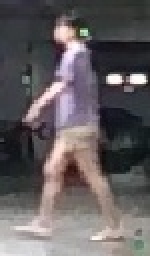
#> input picture Siltest/10ORG.jpg, 75 x 128 px (shown 2 times larger)
$ python silextract_test2.py
#> lines starting #> are read from the running program, lines starting #| are printed output that depends on the picture; after the words box and inside, x2 and y2 are one past the last pixel; in counts of white or black regions, pixels touching at a corner belong together
from sklearn.cluster import MiniBatchKMeans  #提升聚类速度
from imfillCanny import IMFILL
import numpy as np
import cv2
import time

class SILEXTRACT(object):
    def __init__(self,BGin,BGout):
        self.BGin = BGin
        self.BGout = BGout
        self.H = 128
        self.W = 88
        self.conv_kernel3 = cv2.getStructuringElement(cv2.MORPH_RECT, (3, 3))

    def uniformIMG(self,img):
        Oh = img.shape[0]
        Ow = img.shape[1]
        # 调用cv2.resize 函数 resize 图片
        _w = int(Ow * self.H/Oh)
        # 最近邻插值可以有效防范边缘模糊
        new_img = cv2.resize(img, (_w, self.H), interpolation=cv2.INTER_NEAREST)

        return _w, self.H, new_img

    def prepareIMG(self,gray_img,KNNimg, seg_img):
        org_shape0 = KNNimg.shape[0]
        org_shape1 = KNNimg.shape[1]

        # 处理实例分割图像 若为两轮廓则去掉外侧轮廓
        _, seg_img = cv2.threshold(seg_img, 127, 255, cv2.THRESH_BINARY)

        img = cv2.erode(seg_img, self.conv_kernel3)  # 腐蚀
        SEGimgin = self.RESERVE_MAX_CONTOUR(img)
        SEGimgin = SEGimgin/255

        img = cv2.dilate(SEGimgin*255, self.conv_kernel3)  # 膨胀
        SEGimgout = self.RESERVE_MAX_CONTOUR(img)
        SEGimgout = SEGimgout/255

        BGin = cv2.resize(self.BGin, [org_shape1, org_shape0], interpolation=cv2.INTER_CUBIC)
        _, BGin = cv2.threshold(BGin, 127, 1, cv2.THRESH_BINARY)
        BGout = cv2.resize(self.BGout, [org_shape1, org_shape0], interpolation=cv2.INTER_CUBIC)
        _, BGout = cv2.threshold(BGout, 127, 1, cv2.THRESH_BINARY)

        sum = np.sum(seg_img, axis=0)  # 对每列求和，判断白色区域是否贴近边缘
        if sum[0]>10 or sum[-1]>10:
            newBGin = BGin*SEGimgin
            newBGout = (1-SEGimgout) #+ (1-BGout) # 贴外侧说明内侧足够大，无需人工外侧
        else:
            newBGin = SEGimgin
            newBGout = (1-SEGimgout)# + (1-BGout)  # 必须有人工外侧
        newBGin[newBGin>0] = 1
        newBGout[newBGout>0] = 1
        newBGout = 1- newBGout

        # 绝对人体外侧图
        newBGout_out = 1-newBGout
        # 绝对人体内侧图
        newBGin_in = newBGin
        newBGin_out = 1-newBGin_in
        # 对knn进行内部填充
        _ = IMFILL(newBGin_in)
        CannyBG = _.BGjoin(gray_img, KNNimg)

        # 真正的背景外侧分割应该是 WH外侧+填充图黑色区域-WH2内侧
        BG = (newBGout_out + CannyBG) * newBGin_out
        _, BG = cv2.threshold(BG, 0.5, 1, cv2.THRESH_BINARY)
        # BG = cv2.erode(BG, self.conv_kernel3)  # 腐蚀
        _BG_out = BG#.reshape(-1)

        return _BG_out, newBGin_in  # 背景分割外侧，绝对人体内侧

    # [60 lines left out: functions SELECT_DEL_COLOR, COLOR_DEL, COLOR_DEL2, not called in this run]

    def RESERVE_MAX_CONTOUR(self, img):  # 仅保留最大轮廓
        contours, _ = cv2.findContours(img.astype(np.uint8), cv2.RETR_TREE, cv2.CHAIN_APPROX_SIMPLE)
        num_cpoint = [x.shape[0] for x in contours]
        cmax = max(num_cpoint)
        id_cmax = num_cpoint.index(cmax)
        cv_contour = contours[id_cmax]
        NEWimg = np.zeros(img.shape)
        cv2.fillPoly(NEWimg, [cv_contour], (255, 255, 255))
        return NEWimg

    # [88 lines left out: functions RESERVE_CONTOUR_AREA, CREATE_NEW_IMG, CREATE_NEW_IMG2, FIX_BG, CLEAR_RESULT, setgap and 2 more, not called in this run]

    def silextract(self, org_img, knn_img, seg_img):
        # 统一图像尺寸，高为128
        width,height,org_img = self.uniformIMG(org_img)
        width,height,knn_img = self.uniformIMG(knn_img)
        width,height,seg_img = self.uniformIMG(seg_img)

        # 数据准备，背景分割外侧，绝对人体内侧
        bgOut, humanIn = self.prepareIMG(org_img,knn_img,seg_img)

        R_img = self.color_filter(bgOut, humanIn, org_img[:,:,0])/255
        G_img = self.color_filter(bgOut, humanIn, org_img[:,:,1])/255
        B_img = self.color_filter(bgOut, humanIn, org_img[:,:,2])/255
        avg_img= np.mean(org_img,axis=2).astype(np.uint8)
        A_img = self.color_filter(bgOut, humanIn, avg_img)/255

        fin_img = R_img + G_img + B_img + A_img
        fin_img[fin_img>1] = 255
        fin_img[fin_img==1] = 0

        cv2.imwrite(r'Siltest/B1.jpg', 255 * R_img)
        cv2.imwrite(r'Siltest/B2.jpg', 255 * G_img)
        cv2.imwrite(r'Siltest/B3.jpg', 255 * B_img)
        cv2.imwrite(r'Siltest/B4.jpg', 255 * A_img)
        cv2.imwrite(r'Siltest/A2.jpg', org_img[:, :, 0])
        cv2.imwrite(r'Siltest/A3.jpg', org_img[:, :, 1])
        cv2.imwrite(r'Siltest/A4.jpg', org_img[:, :, 2])
        cv2.imwrite(r'Siltest/A5.jpg', avg_img)
        cv2.imwrite(r'Siltest/colors_use_10.jpg', fin_img)

        return fin_img


if __name__ == "__main__":
    org_img = cv2.imread(r"Siltest/10ORG.jpg", 1)
#> org_img is the input picture: shape (128, 75, 3); mean B, G, R 96.2, 94.2, 99.9
    knn_img = cv2.imread(r'Siltest/10KNN.jpg', 0)
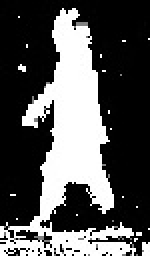
#> input picture Siltest/10KNN.jpg, 75 x 128 px (shown 2 times larger)
#> knn_img is the input picture: shape (128, 75); min 0, max 255, mean 85.3
    seg_img = cv2.imread(r"Siltest/10SEG.jpg", 0)
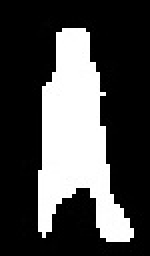
#> input picture Siltest/10SEG.jpg, 75 x 128 px (shown 2 times larger)
#> seg_img is the input picture: shape (128, 75); min 0, max 255, mean 74
    BGin = cv2.imread(r"Siltest/BGin.jpg", 0)
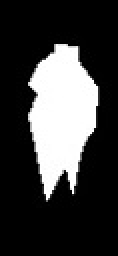
#> input picture Siltest/BGin.jpg, 59 x 128 px (shown 2 times larger)
#> BGin is the input picture: shape (128, 59); min 0, max 255, mean 60.5
    BGout = cv2.imread(r"Siltest/BGout.jpg", 0)  # 绝对人体区域分割
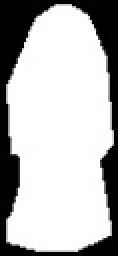
#> input picture Siltest/BGout.jpg, 59 x 128 px (shown 2 times larger)
#> BGout is the input picture: shape (128, 59); min 0, max 255, mean 183.2

    t1 = time.time()
    _ = SILEXTRACT(BGin, BGout)
    fin_img = _.silextract(org_img, knn_img, seg_img)
#> in silextract, `width,height,org_img = self.uniformIMG(org_img)`: width = 75; height = 128
#> in prepareIMG, `_, seg_img = cv2.threshold(seg_img, 127, 255, cv2.THRESH_BINARY)`: seg_img: shape (128, 75); 29% white; 1 white region, box (x1, y1, x2, y2) and area: (19, 14, 67, 121) 2783
#> in prepareIMG, `img = cv2.erode(seg_img, self.conv_kernel3)`:
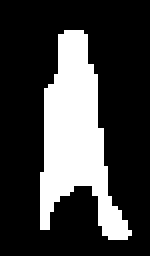
#> img: shape (128, 75) (shown 2 times larger); 25.2% white; 1 white region
#> in RESERVE_MAX_CONTOUR, `contours, _ = cv2.findContours(img.astype(np.uint8), cv2.RETR_TREE, cv..`: contours = 1 contour; box (x1, y1, x2, y2) and area: (20, 15, 66, 120) 2262
#> in RESERVE_MAX_CONTOUR, `num_cpoint = [x.shape[0] for x in contours]`: num_cpoint = [79]
#> in RESERVE_MAX_CONTOUR, `cmax = max(num_cpoint)`: cmax = 79
#> in RESERVE_MAX_CONTOUR, `id_cmax = num_cpoint.index(cmax)`: id_cmax = 0
#> in RESERVE_MAX_CONTOUR, `cv_contour = contours[id_cmax]`: cv_contour = contour of 79 points, box (x1, y1, x2, y2) (20, 15, 66, 120), area 2262
#> in RESERVE_MAX_CONTOUR, `cv2.fillPoly(NEWimg, [cv_contour], (255, 255, 255))`: NEWimg: shape (128, 75) float64; 25.2% white; 1 white region, box (x1, y1, x2, y2) and area: (20, 15, 66, 120) 2421
#> in prepareIMG, `img = cv2.dilate(SEGimgin*255, self.conv_kernel3)`: img: shape (128, 75) float64; 28.9% white; 1 white region
#> in RESERVE_MAX_CONTOUR (call 2), `contours, _ = cv2.findContours(img.astype(np.uint8), cv2.RETR_TREE, cv..`: contours = 1 contour; box (x1, y1, x2, y2) and area: (19, 14, 67, 121) 2608
#> in prepareIMG, `SEGimgout = SEGimgout/255`: SEGimgout: shape (128, 75) float64; values 0 (black) and 1 (white), 28.9% white; 1 white region, box (x1, y1, x2, y2) and area: (19, 14, 67, 121) 2771
#> in prepareIMG, `_, BGin = cv2.threshold(BGin, 127, 1, cv2.THRESH_BINARY)`: BGin: shape (128, 75); values 0 (black) and 1 (white), 23.7% white; 1 white region, box (x1, y1, x2, y2) and area: (18, 22, 62, 100) 2274
#> in prepareIMG, `_, BGout = cv2.threshold(BGout, 127, 1, cv2.THRESH_BINARY)`:
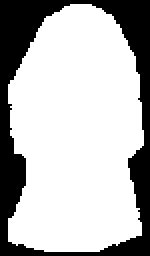
#> BGout: shape (128, 75) (shown 2 times larger); values 0 (black) and 1 (white), 72.1% white; 1 black region, box (x1, y1, x2, y2) and area: (0, 0, 75, 128) 2683
#> in prepareIMG, `sum = np.sum(seg_img, axis=0)`: sum = 75 values, max 21930 at index 28, min 0 at index 0, mean 9462.2
#> in prepareIMG, `newBGout = (1-SEGimgout)# + (1-BGout)`:
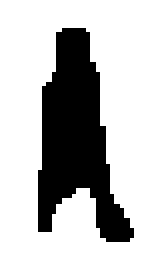
#> newBGout: shape (128, 75) float64 (shown 2 times larger); values 0 (black) and 1 (white), 71.1% white; 1 black region, box (x1, y1, x2, y2) and area: (19, 14, 67, 121) 2771
#> (the run stopped early here; a loop or call above may not have finished)
